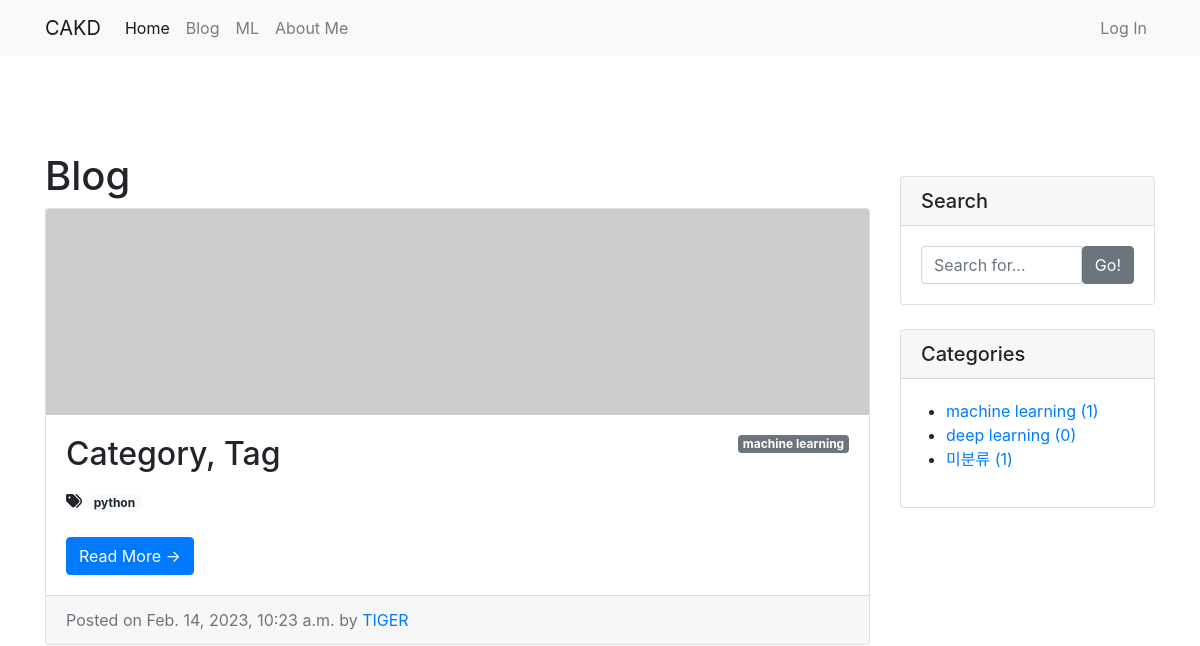
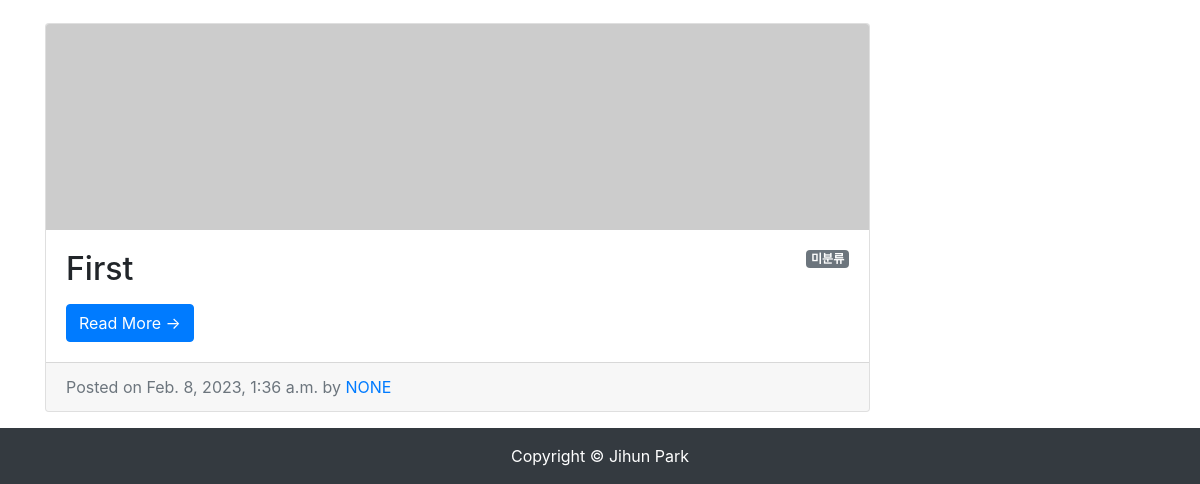
/blog/, run on an earlier commit of the app's database (2 pictures, top to bottom).
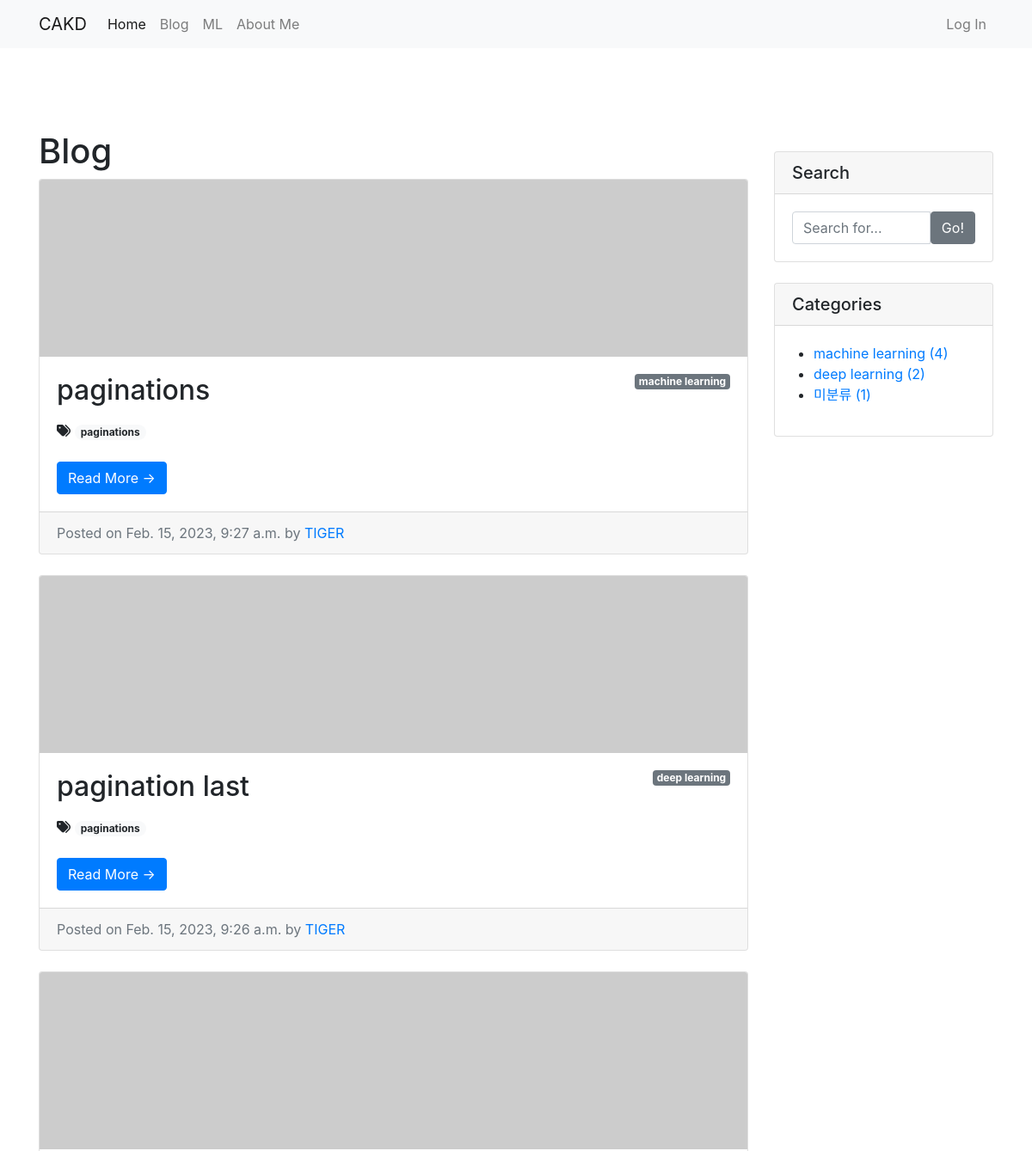
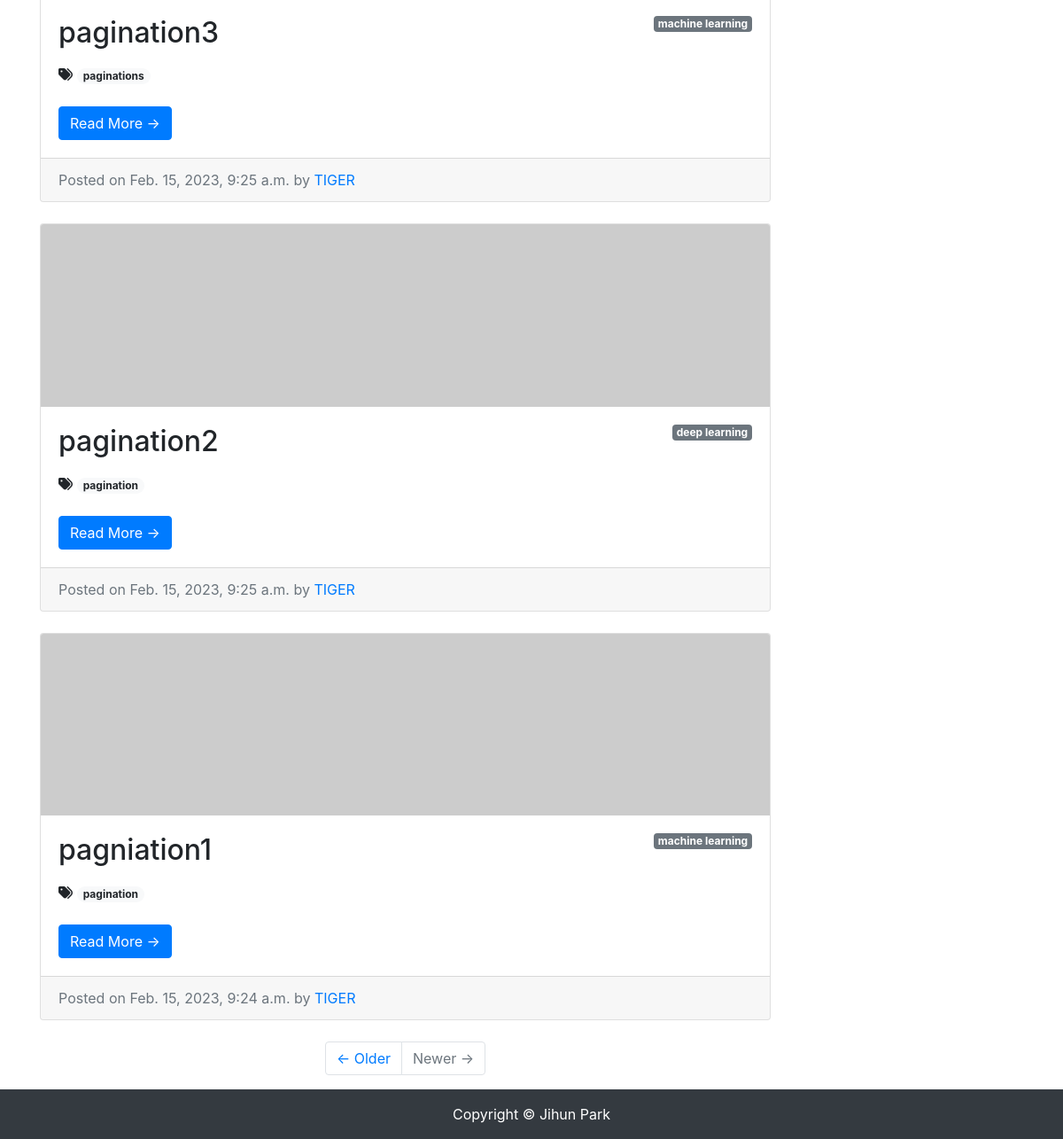
And on a later commit of the database (2 pictures, top to bottom).
### blog/models.py (models this page shows, shortened)
class Post(models.Model):
    title = models.CharField(max_length=30)
    hook_text = models.CharField(max_length=100, blank=True)
    content = models.TextField()
    head_image = models.ImageField(upload_to='blog/images/%Y/%m/%d/', blank=True)
    file_upload = models.FileField(upload_to='blog/files/%Y/%m/%d/', blank=True)
    created_at = models.DateTimeField(auto_now_add=True)
    updated_at = models.DateTimeField(auto_now=True)
    author = models.ForeignKey(User, null=True, on_delete=models.SET_NULL)
    category = models.ForeignKey(Category, null=True, blank=True, on_delete=models.SET_NULL)
    tags = models.ManyToManyField(Tag, blank=True)
    def get_absolute_url(self): # 객체의 상세 페이지로 이동할 수 있는 링크를 만들 수 있음. url 생성 규칙을 정의하는 메서드
        return f'/blog/{self.pk}/'
    def get_content_markdown(self):
        return markdown(self.content)

class Category(models.Model):
    name = models.CharField(max_length=50, unique=True)
    slug = models.SlugField(max_length=200, unique=True, allow_unicode=True)
    def __str__(self):
        return self.name
    def get_absolute_url(self):
        return f'/blog/category/{self.slug}/'
    class Meta:
        verbose_name_plural = 'categories'

class Tag(models.Model):
    name = models.CharField(max_length=50)
    slug = models.SlugField(max_length=200, unique=True, allow_unicode=True)
    def __str__(self):
        return self.name
    def get_absolute_url(self):
        return f'/blog/tag/{self.slug}/'

### blog/views.py (the view)
# urls.py: path('',views.PostList.as_view()),
class PostList(ListView):
    model = Post
    ordering = '-pk'
    paginate_by = 5
    def get_context_data(self, **kwargs):
        context = super(PostList, self).get_context_data()
        context['categories'] = Category.objects.all()
        context['no_category_post_count'] = Post.objects.filter(category=None).count()
        return context

### blog/templates/blog/post_list.html (shortened to what this page needs)
{% extends 'blog/base.html' %}
{% block main_area %}
    <h1>Blog
    </h1>
    {% if post_list.exists %}
    {% for p in post_list %}
    <div class="card mb-4" id="post-{{p.pk}}">
        {% if p.head_image %}
            <img class="card-img-top" src="{{ p.head_image.url }}" alt="{{ p }} head image">
        {% else %}
            <img class="card-img-top" src="https://picsum.photos/seed/{{ p.id }}/800/200" alt="random_image">
        {% endif %}
        <div class="card-body">
            {% if p.category %}
                <span class="badge badge-secondary float-right">{{ p.category }}</span>
            {% else %}
                <span class="badge badge-secondary float-right">미분류</span>
            {% endif %}
            <h2 class="card-title">{{ p.title}}</h2>
            {% if p.tags.exists %}
                        <i class="fas fa-tags"></i>
                        {% for tag in p.tags.iterator %}
                            <a href="{{ tag.get_absolute_url }}"><span class="badge badge-pill badge-light">{{ tag }}</span></a>
                        {% endfor %}
                        <br/>
                        <br/>
                    {% endif %}
            <a href="{{ p.get_absolute_url }}" class="btn btn-primary">Read More &rarr;</a>
        </div>
        <div class="card-footer text-muted">
            Posted on {{ p.created_at}} by
            <a href="#">{{p.author | upper}}</a>
        </div>
    </div>
{% endfor %}
    {% else %}
        <h3>아직 게시물이 없습니다.</h3>
    {% endif %}
    {% if is_paginated %}
     <ul class="pagination justify-content-center mb-4">
        {% if page_obj.has_next %}
                <li class="page-item">
                    <a class="page-link" href="?page={{ page_obj.next_page_number }}">&larr; Older</a>
                </li>
            {% else %}
                <li class="page-item disabled">
                    <a class="page-link" href="#">&larr; Older</a>
                </li>
            {% endif %}
            {% if page_obj.has_previous %}
                <li class="page-item">
                    <a class="page-link" href="?page={{ page_obj.previous_page_number }}">Newer &rarr;</a>
                </li>
            {% else %}
                <li class="page-item disabled">
                    <a class="page-link" href="#">Newer &rarr;</a>
                </li>
            {% endif %}
    </ul>
    {% endif %}
{% endblock %}

### blog/templates/blog/base.html (shortened to what this page needs)
<!DOCTYPE html>
<html lang="en">
<head>
    <link rel="stylesheet" href="https://cdn.jsdelivr.net/npm/bootstrap@4.5.3/dist/css/bootstrap.min.css">
</head>
<body>
    {% include 'blog/navbar.html' %}
    <div class="container pt-5 my-5">
        <div class="row">
            <div class="col-md-8 col-lg-9" id="main-area">
                {% block main_area %}
                {% endblock %}
            </div>
            <div class="col-md-4 col-lg-3">
                <div class="card my-4">
                    <h5 class="card-header">Search</h5>
                    <div class="card-body">
                        <div class="input-group">
                            <input type="text" class="form-control" placeholder="Search for..." id="search-input">
                            <span class="input-group-btn">
                                    <button class="btn btn-secondary" type="button" onclick="searchPost();">Go!</button>
                                </span>
                        </div>
                    </div>
                </div>
                <div class="card my-4" id="categories-card">
                    <h5 class="card-header">Categories</h5>
                    <div class="card-body">
                        <div class="row">
                            <ul>
                                {% for category in categories %}
                                <li>
                                    <a href="{{ category.get_absolute_url }}">{{ category }} ({{ category.post_set.count }})</a>
                                </li>
                                {% endfor %}
                                <li>
                                    <a href="/blog/category/no_category/">미분류 ({{ no_category_post_count }})</a>
                                </li>
                            </ul>
                        </div>
                    </div>
                </div>
            </div>
        </div>
    </div>
    <div class="fixed-bottom">
    {% include 'blog/footer.html' %}
    </div>
</body>
</html>

### blog/templates/blog/navbar.html (shortened to what this page needs)
{% load socialaccount %}
<nav class="navbar navbar-expand-lg navbar-light bg-light">
    <div class="container">
        <a class="navbar-brand" href="/">CAKD</a>
        <div class="collapse navbar-collapse" id="navbarNavDropdown">
            <ul class="navbar-nav">
                <li class="nav-item active">
                    <a class="nav-link" href="/">Home</a>
                </li>
                <li class="nav-item">
                    <a class="nav-link" href="/blog/">Blog</a>
                </li>
                <li class="nav-item">
                    <a class="nav-link" href="/ml/">ML</a>
                </li>
                <li class="nav-item">
                    <a class="nav-link" href="/about_me/">About Me</a>
                </li>
            </ul>
            <ul class="navbar-nav ml-auto"> {% if user.is_authenticated %} <li class="nav-item dropdown">
                    <a class="nav-link dropdown-toggle" href="#" id="navbarDropdownMenuLink" role="button"
                        data-toggle="dropdown" aria-haspopup="true" aria-expanded="false"> {{ user.username }} </a>
                    <div class="dropdown-menu" aria-labelledby="navbarDropdownMenuLink">
                        <a class="dropdown-item" href="/accounts/logout/">Log Out</a>
                    </div>
                </li> {% else %} <li class="nav-item">
                    <a class="nav-link" href="#" data-toggle="modal" data-target="#loginModal">Log In</a>
                </li> {% endif %} </ul>
        </div>
    </div>
</nav>

### blog/templates/blog/footer.html
<footer class="py-3 bg-dark">
    <div class="container">
        <p class="m-0 text-center text-white"> Copyright &copy; Jihun Park </p>
    </div>
</footer>

What changed in the data, as far as the page shows it:
no longer on this page (row unchanged): Post: category "machine learning", title "Category, Tag", created_at "Feb. 14, 2023, 10:23 a.m.", author "TIGER"
no longer on this page (row unchanged): Tag: name "python", shown under "machine learning"
no longer on this page (row unchanged): Post: shows "미분류", title "First", created_at "Feb. 8, 2023, 1:36 a.m.", author "NONE"
added Post: category "machine learning", title "paginations", created_at "Feb. 15, 2023, 9:27 a.m.", author "TIGER"
added Tag: name "paginations"
added Post: category "deep learning", title "pagination last", created_at "Feb. 15, 2023, 9:26 a.m.", author "TIGER"
added Post: category "machine learning", title "pagination3", created_at "Feb. 15, 2023, 9:25 a.m.", author "TIGER"
added Post: category "deep learning", title "pagination2", created_at "Feb. 15, 2023, 9:25 a.m.", author "TIGER"
added Tag: name "pagination"
added Post: category "machine learning", title "pagniation1", created_at "Feb. 15, 2023, 9:24 a.m.", author "TIGER"
computed for Category "machine learning": post_set.count "1" → "4"
computed for Category "deep learning": post_set.count "0" → "2"
Also different on the page:
text now shown: "← Older Newer →"
